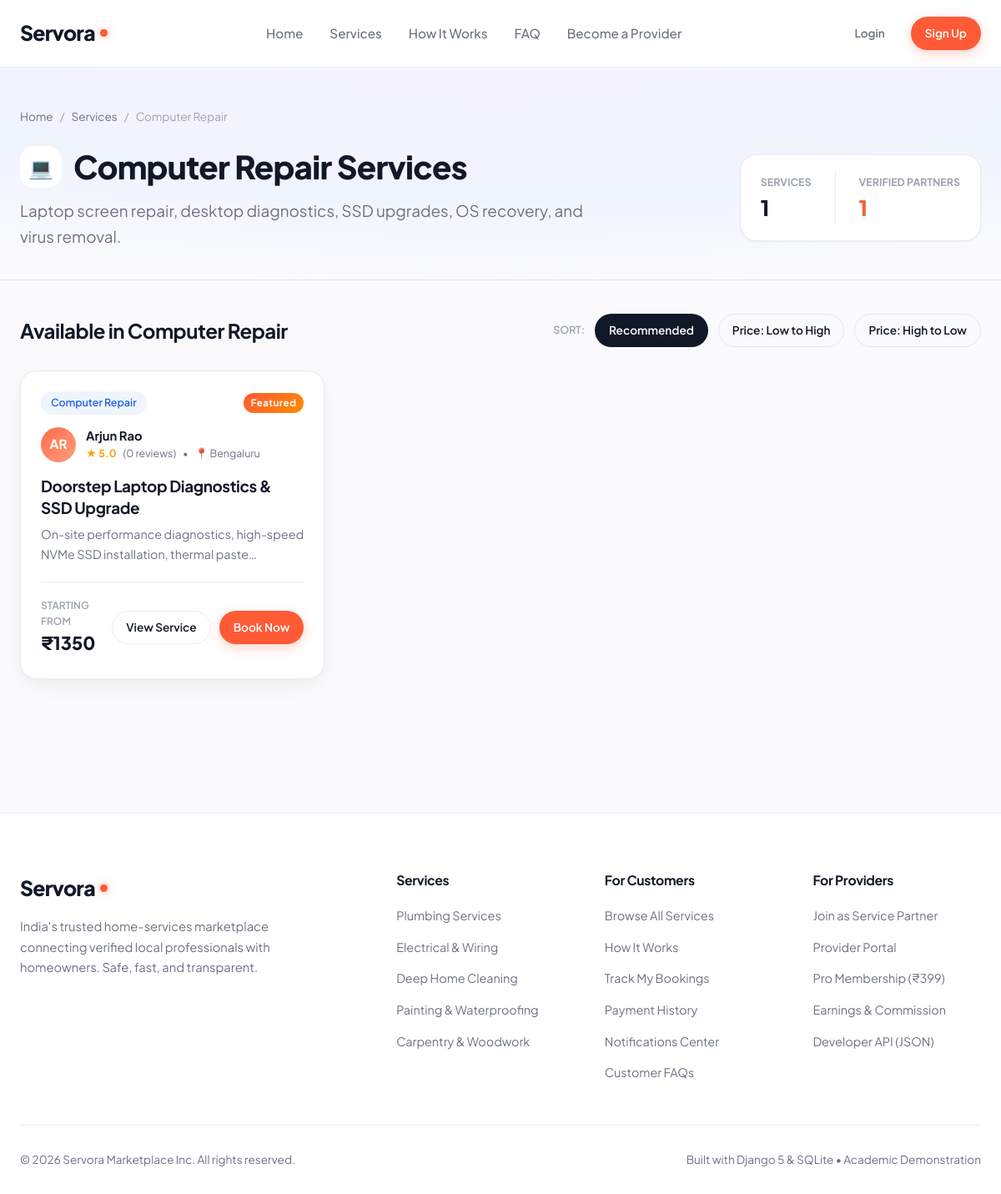
/category/Computer Repair/, run on an earlier commit of the app's database.
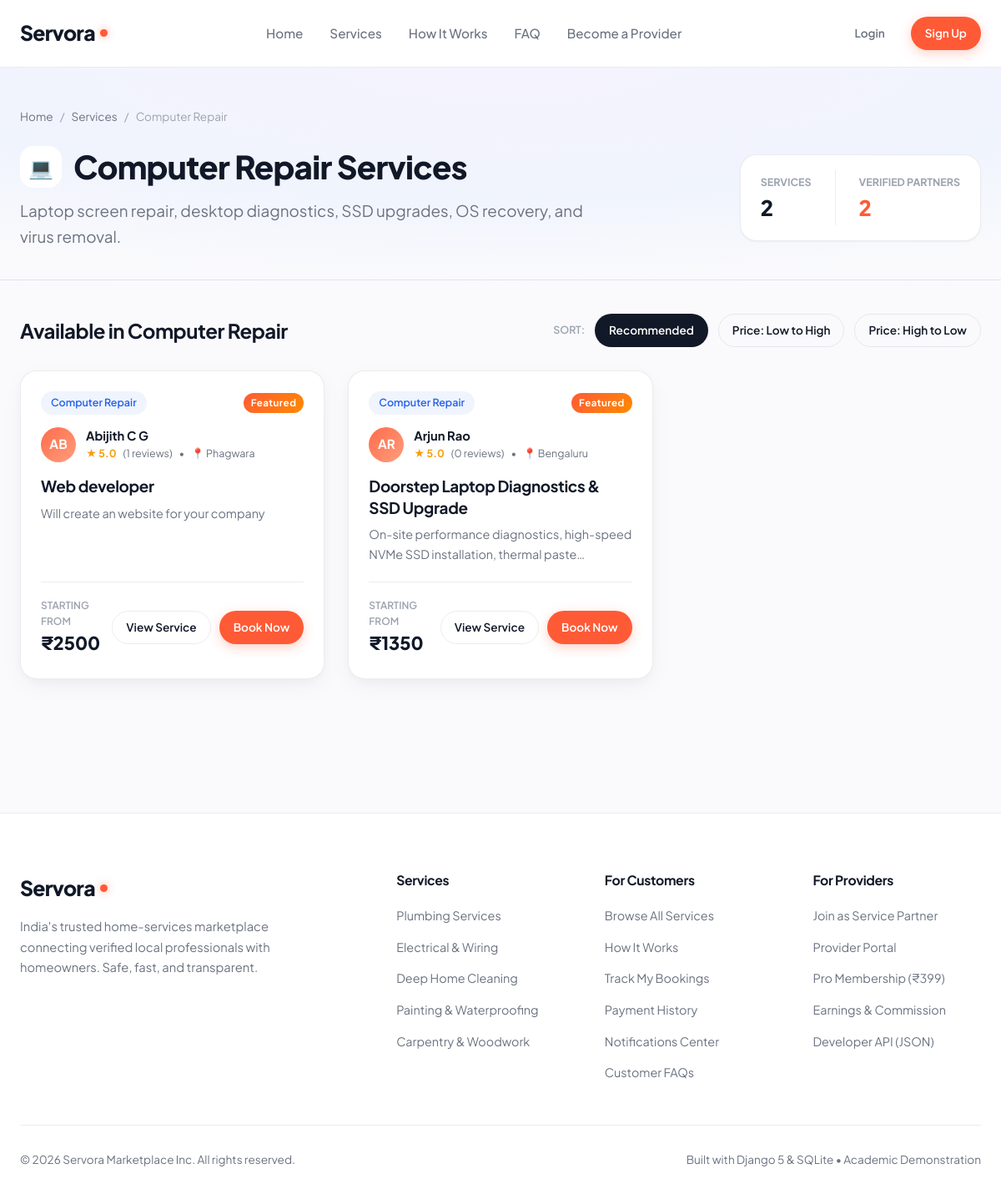
And on a later commit of the database.
### services/models.py (models this page shows, shortened)
class Category(models.Model):
    name = models.CharField(max_length=100, unique=True)
    slug = models.SlugField(max_length=120, unique=True, blank=True)
    icon_name = models.CharField(
        max_length=50,
        default='wrench',
        help_text="Icon identifier (e.g. spark, wrench, zap, paint, hammer, leaf)"
    )
    description = models.TextField(blank=True, default='')
    order = models.PositiveIntegerField(default=0)
    class Meta:
        verbose_name_plural = "Categories"
        ordering = ['order', 'name']

class Service(models.Model):
    provider = models.ForeignKey(UserProfile, on_delete=models.CASCADE, related_name='services')
    category = models.ForeignKey(Category, on_delete=models.CASCADE, related_name='services')
    title = models.CharField(max_length=200)
    slug = models.SlugField(max_length=220, unique=True, blank=True)
    description = models.TextField()
    price = models.DecimalField(max_digits=10, decimal_places=2, help_text="Starting price in INR (₹)")
    duration_estimate = models.CharField(max_length=100, default='1-2 hours')
    location = models.CharField(max_length=120, default='Kannur')
    image = models.ImageField(upload_to='services/', blank=True, null=True)
    is_active = models.BooleanField(default=True)
    is_featured = models.BooleanField(default=False)
    created_at = models.DateTimeField(auto_now_add=True)
    updated_at = models.DateTimeField(auto_now=True)
    class Meta:
        ordering = ['-is_featured', '-created_at']
    @property
    def average_rating(self):
        reviews = self.reviews.all()
        if reviews.exists():
            return round(sum(r.rating for r in reviews) / reviews.count(), 1)
        return 5.0
    @property
    def reviews_count(self):
        return self.reviews.count()

class Review(models.Model):
    RATING_CHOICES = [(i, str(i)) for i in range(1, 6)]
    service = models.ForeignKey(Service, on_delete=models.CASCADE, related_name='reviews')
    customer = models.ForeignKey(User, on_delete=models.CASCADE, related_name='customer_reviews')
    booking = models.OneToOneField(Booking, on_delete=models.SET_NULL, null=True, blank=True, related_name='review')
    rating = models.PositiveSmallIntegerField(choices=RATING_CHOICES, default=5)
    comment = models.TextField()
    created_at = models.DateTimeField(auto_now_add=True)
    class Meta:
        ordering = ['-created_at']

### users/models.py (models this page shows, shortened)
class UserProfile(models.Model):
    ROLE_CHOICES = (
        ('customer', 'Customer / Homeowner'),
        ('provider', 'Service Provider / Professional'),
    )
    user = models.OneToOneField(User, on_delete=models.CASCADE, related_name='profile')
    role = models.CharField(max_length=20, choices=ROLE_CHOICES, default='customer')
    phone = models.CharField(max_length=20, blank=True, default='')
    city = models.CharField(max_length=100, blank=True, default='Kannur')
    address = models.TextField(blank=True, default='')
    bio = models.TextField(blank=True, default='')
    is_verified = models.BooleanField(default=False, help_text="Designates whether this provider has been verified.")
    avatar = models.ImageField(upload_to='profiles/', blank=True, null=True)
    PAYOUT_STATUS_CHOICES = (
        ('not_configured', 'Not Configured'),
        ('configured', 'Configured'),
        ('verification_required', 'Verification Required'),
        ('ready', 'Ready for Payout'),
    )
    PAYOUT_PREFERENCE_CHOICES = (
        ('upi', 'UPI Transfer'),
        ('bank', 'Bank Transfer'),
    )
    payout_upi_id = models.CharField(
        max_length=100,
        blank=True,
        default='',
        help_text="Private provider UPI ID for electronic settlement disbursements."
    )
    payout_upi_name = models.CharField(
        max_length=150,
        blank=True,
        default='',
        help_text="Beneficiary name associated with UPI ID."
    )
    payout_preference = models.CharField(
        max_length=30,
        choices=PAYOUT_PREFERENCE_CHOICES,
        default='upi'
    )
    payout_status = models.CharField(
        max_length=30,
        choices=PAYOUT_STATUS_CHOICES,
        default='not_configured'
    )
    created_at = models.DateTimeField(auto_now_add=True)

### services/views.py (the view)
# urls.py: path('category/<str:name>/', views.category_services_view, name='category_services'),
def category_services_view(request, name):
    category = get_object_or_404(Category, Q(name__iexact=name) | Q(slug__iexact=name))
    services = Service.objects.filter(category=category, is_active=True).select_related('provider', 'category', 'provider__user').prefetch_related('reviews')
    sort_option = request.GET.get('sort', 'recommended')
    if sort_option == 'price_asc':
        services = services.order_by('price')
    elif sort_option == 'price_desc':
        services = services.order_by('-price')
    elif sort_option == 'rating':
        services = sorted(services, key=lambda s: s.average_rating, reverse=True)
    else:
        services = services.order_by('-is_featured', '-created_at')
    provider_count = Category.objects.filter(id=category.id).aggregate(
        count=Count('services__provider', distinct=True)
    )['count'] or 0
    return render(request, 'services/category_services.html', {
        'category': category,
        'services': services,
        'provider_count': provider_count,
        'sort_option': sort_option,
    })

### services/context_processors.py (called while the page is built, shortened)
def notifications_context(request):
    return {
        'unread_notifications_count': 0,
        'recent_notifications': [],
    }

### templates/services/category_services.html (shortened to what the changed rows need)
{% extends 'base.html' %}
{% load static %}
{% block extra_css %}
  <link rel="stylesheet" href="{% static 'css/customer.css' %}">
{% endblock %}
{% block content %}
<section class="catalog-hero">
  <div class="container">
    <div class="detail-breadcrumb">
      <a href="{% url 'home' %}">Home</a>
      <span>/</span>
      <a href="{% url 'service_list' %}">Services</a>
      <span>/</span>
      <span>{{ category.name }}</span>
    </div>
    <div style="display: flex; align-items: center; justify-content: space-between; flex-wrap: wrap; gap: 24px;">
      <div style="max-width: 680px;">
        <div style="display: flex; align-items: center; gap: 14px; margin-bottom: 12px;">
          <div class="category-icon" style="width: 50px; height: 50px; font-size: 1.5rem; background: #FFFFFF;">
            {% if category.icon_name == 'spark' %}✨
            {% elif category.icon_name == 'zap' %}⚡
            {% elif category.icon_name == 'wrench' %}🔧
            {% elif category.icon_name == 'paint' %}🎨
            {% elif category.icon_name == 'hammer' %}🔨
            {% elif category.icon_name == 'leaf' %}🌿
            {% elif category.icon_name == 'book' %}📚
            {% elif category.icon_name == 'camera' %}📷
            {% elif category.icon_name == 'cpu' %}💻
            {% else %}🛠️{% endif %}
          </div>
          <h1 class="catalog-title" style="margin: 0;">{{ category.name }} Services</h1>
        </div>
        <p class="text-lead">{{ category.description|default:"Find trusted professionals for repairs, installations, and ongoing maintenance." }}</p>
      </div>
      <div style="background: #FFFFFF; border: 1px solid var(--border-subtle); border-radius: var(--radius-lg); padding: 18px 24px; display: flex; gap: 28px; box-shadow: var(--shadow-sm);">
        <div>
          <span class="text-xs" style="color: var(--text-muted); text-transform: uppercase; font-weight: 700;">Services</span>
          <div style="font-size: 1.6rem; font-weight: 800; color: var(--brand-dark);">{{ services|length }}</div>
        </div>
        <div style="border-left: 1px solid var(--border-subtle); padding-left: 28px;">
          <span class="text-xs" style="color: var(--text-muted); text-transform: uppercase; font-weight: 700;">Verified Partners</span>
          <div style="font-size: 1.6rem; font-weight: 800; color: var(--accent-primary);">{{ provider_count }}</div>
        </div>
      </div>
    </div>
  </div>
</section>
<section class="section" style="padding-top: 40px;">
  <div class="container">
    <div class="catalog-results-header">
      <h3>Available in {{ category.name }}</h3>
      <div style="display: flex; align-items: center; gap: 12px;">
        <span class="text-xs text-bold" style="color: var(--text-muted); text-transform: uppercase;">Sort:</span>
        <a href="?sort=recommended" class="btn btn-sm {% if sort_option == 'recommended' %}btn-dark{% else %}btn-outline{% endif %}">Recommended</a>
        <a href="?sort=price_asc" class="btn btn-sm {% if sort_option == 'price_asc' %}btn-dark{% else %}btn-outline{% endif %}">Price: Low to High</a>
        <a href="?sort=price_desc" class="btn btn-sm {% if sort_option == 'price_desc' %}btn-dark{% else %}btn-outline{% endif %}">Price: High to Low</a>
      </div>
    </div>
    {% if services %}
      <div class="provider-grid">
        {% for service in services %}
          <div class="service-card card-hover">
            <div class="service-card-body">
              <div class="service-card-badge-row">
                <span class="badge" style="background: var(--bg-blue-tint); color: #2563EB;">{{ category.name }}</span>
                {% if service.is_featured %}
                  <span class="badge badge-pro">Featured</span>
                {% endif %}
              </div>
              <div class="service-provider-info">
                <a href="{% url 'provider_profile' service.provider.id %}" style="display: flex; align-items: center; gap: 12px;">
                  <div class="hero-visual-avatar" style="width: 42px; height: 42px; font-size: 0.95rem;">
                    {{ service.provider.user.first_name|default:service.provider.user.username|slice:":2"|upper }}
                  </div>
                  <div>
                    <div style="display: flex; align-items: center; gap: 6px;">
                      <strong style="font-size: 0.92rem; color: var(--brand-dark);">
                        {{ service.provider.user.get_full_name|default:service.provider.user.username }}
                      </strong>
                    </div>
                    <div style="display: flex; align-items: center; gap: 8px; font-size: 0.78rem; color: var(--text-secondary);">
                      <span style="color: #F59E0B; font-weight: 700;">★ {{ service.average_rating }}</span>
                      <span>({{ service.reviews_count }} reviews)</span>
                      <span>&bull;</span>
                      <span>📍 {{ service.location }}</span>
                    </div>
                  </div>
                </a>
              </div>
              <h3 class="service-title">
                <a href="{% url 'service_detail' service.id %}">{{ service.title }}</a>
              </h3>
              <p class="service-desc">{{ service.description }}</p>
              <div class="service-meta">
                <div class="service-price-block">
                  <span class="service-price-label">Starting from</span>
                  <span class="service-price">₹{{ service.price|floatformat:0 }}</span>
                </div>
                <div class="service-card-actions">
                  <a href="{% url 'service_detail' service.id %}" class="btn btn-outline btn-sm">View Service</a>
                  <a href="{% url 'book_service' service.id %}" class="btn btn-primary btn-sm">Book Now</a>
                </div>
              </div>
            </div>
          </div>
        {% endfor %}
      </div>
    {% endif %}
  </div>
</section>
{% endblock %}

What changed in the data, as far as the page shows it:
added Service: {{ category.name }} "Computer Repair", is_featured "Featured", provider.user.first_name "AB", provider.user.get_full_name "Abijith C G", average_rating "5.0", reviews_count "1", location "Phagwara", title "Web developer", description "Will create an website for your company", price "2500"
Also different on the page:
{{ services|length }}: "1" → "2"
{{ provider_count }}: "1" → "2"
